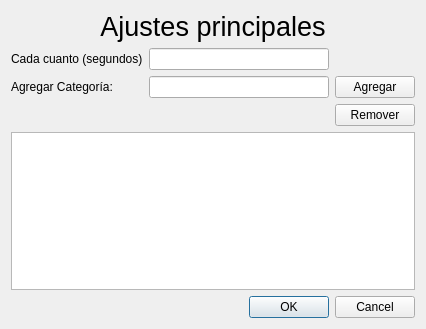
<?xml version="1.0" encoding="UTF-8"?>
<ui version="4.0">
 <class>ventanaAjustes</class>
 <widget class="QDialog" name="ventanaAjustes">
  <property name="geometry">
   <rect>
    <x>0</x>
    <y>0</y>
    <width>426</width>
    <height>329</height>
   </rect>
  </property>
  <property name="windowTitle">
   <string>Ajustes principales</string>
  </property>
  <layout class="QVBoxLayout" name="verticalLayout">
   <item>
    <widget class="QLabel" name="labelAjustes">
     <property name="font">
      <font>
       <pointsize>20</pointsize>
      </font>
     </property>
     <property name="text">
      <string>&lt;center&gt;Ajustes principales&lt;/center&gt;</string>
     </property>
    </widget>
   </item>
   <item>
    <layout class="QGridLayout" name="gridLayout">
     <item row="1" column="0">
      <widget class="QLabel" name="labelCadacuanto">
       <property name="text">
        <string>Cada cuanto (segundos)</string>
       </property>
      </widget>
     </item>
     <item row="1" column="1">
      <widget class="QLineEdit" name="textoCadacuanto"/>
     </item>
     <item row="2" column="0">
      <widget class="QLabel" name="label">
       <property name="text">
        <string>Agregar Categoría:</string>
       </property>
      </widget>
     </item>
     <item row="2" column="1">
      <widget class="QLineEdit" name="textocategoria"/>
     </item>
     <item row="4" column="0" colspan="3">
      <widget class="QListWidget" name="listacategorias"/>
     </item>
     <item row="3" column="2">
      <widget class="QPushButton" name="botonremover">
       <property name="text">
        <string>Remover</string>
       </property>
      </widget>
     </item>
     <item row="2" column="2">
      <widget class="QPushButton" name="botonagregar">
       <property name="text">
        <string>Agregar</string>
       </property>
      </widget>
     </item>
    </layout>
   </item>
   <item>
    <widget class="QDialogButtonBox" name="buttonBox">
     <property name="orientation">
      <enum>Qt::Horizontal</enum>
     </property>
     <property name="standardButtons">
      <set>QDialogButtonBox::Cancel|QDialogButtonBox::Ok</set>
     </property>
    </widget>
   </item>
  </layout>
 </widget>
 <tabstops>
  <tabstop>textoCadacuanto</tabstop>
  <tabstop>textocategoria</tabstop>
  <tabstop>botonagregar</tabstop>
  <tabstop>buttonBox</tabstop>
  <tabstop>listacategorias</tabstop>
 </tabstops>
 <resources/>
 <connections>
  <connection>
   <sender>buttonBox</sender>
   <signal>accepted()</signal>
   <receiver>ventanaAjustes</receiver>
   <slot>accept()</slot>
   <hints>
    <hint type="sourcelabel">
     <x>256</x>
     <y>324</y>
    </hint>
    <hint type="destinationlabel">
     <x>157</x>
     <y>134</y>
    </hint>
   </hints>
  </connection>
  <connection>
   <sender>buttonBox</sender>
   <signal>rejected()</signal>
   <receiver>ventanaAjustes</receiver>
   <slot>reject()</slot>
   <hints>
    <hint type="sourcelabel">
     <x>295</x>
     <y>324</y>
    </hint>
    <hint type="destinationlabel">
     <x>286</x>
     <y>134</y>
    </hint>
   </hints>
  </connection>
  <connection>
   <sender>textocategoria</sender>
   <signal>returnPressed()</signal>
   <receiver>botonagregar</receiver>
   <slot>click()</slot>
   <hints>
    <hint type="sourcelabel">
     <x>253</x>
     <y>76</y>
    </hint>
    <hint type="destinationlabel">
     <x>379</x>
     <y>80</y>
    </hint>
   </hints>
  </connection>
 </connections>
</ui>
